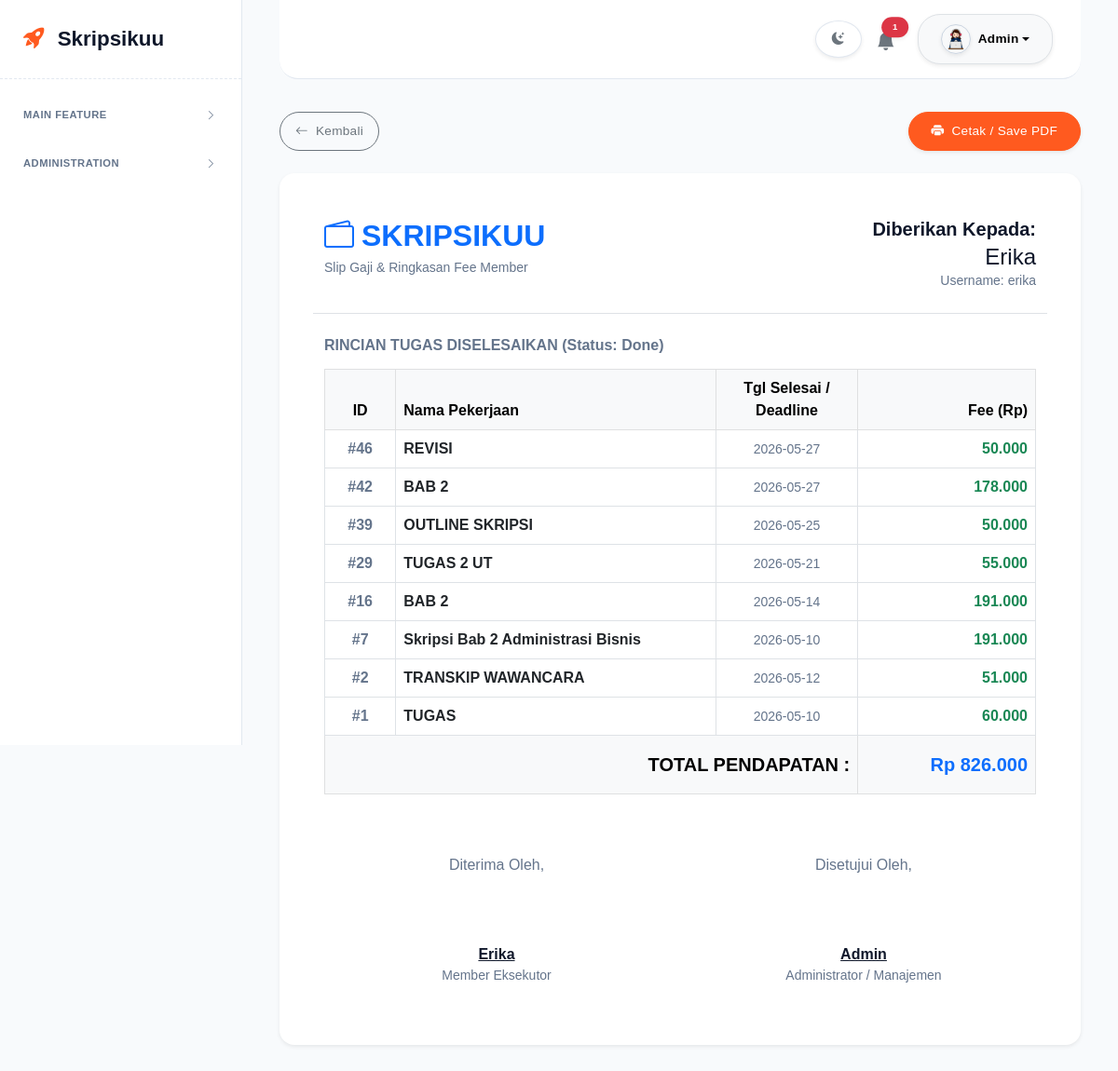
/slip_gaji?member_id=18 (signed in), run on the app's committed database.
### tables this page shows
CREATE TABLE users (
            id INTEGER PRIMARY KEY AUTOINCREMENT,
            username TEXT UNIQUE NOT NULL,
            password TEXT NOT NULL,
            nama_lengkap TEXT NOT NULL,
            role TEXT CHECK(role IN ('admin', 'reviewer', 'member')) NOT NULL
        , foto TEXT);

CREATE TABLE tugas (
            id INTEGER PRIMARY KEY AUTOINCREMENT,
            judul_tugas TEXT NOT NULL,
            deskripsi TEXT,
            deadline DATE,
            status TEXT CHECK(status IN ('To-Do', 'In Progress', 'Ready for Review', 'Revision Needed', 'Done')) DEFAULT 'To-Do',
            harga_klien REAL DEFAULT 0,
            fee_tim REAL DEFAULT 0,
            member_id INTEGER,
            reviewer_id INTEGER, file_admin TEXT, fee_admin INTEGER DEFAULT 0,
            FOREIGN KEY (member_id) REFERENCES users (id),
            FOREIGN KEY (reviewer_id) REFERENCES users (id)
        );

### rute_web.py (the view)
    @app.route('/slip_gaji')
    def slip_gaji():
        if 'loggedin' not in session or session['role'] not in ['admin', 'superadmin']:
            return redirect(url_for('dashboard'))
        member_id = request.args.get('member_id')
        if not member_id:
            flash('Pilih member dulu bos!', 'warning')
            return redirect(url_for('laporan'))
        conn = get_db_connection()
        member = conn.execute("SELECT id, nama_lengkap, username FROM users WHERE id = ?", (member_id,)).fetchone()
        tugas_selesai = conn.execute('''
            SELECT id, judul_tugas, deadline, fee_tim
            FROM tugas
            WHERE member_id = ? AND status = 'Done'
            ORDER BY id DESC
        ''', (member_id,)).fetchall()
        total_gaji = sum([t['fee_tim'] for t in tugas_selesai]) if tugas_selesai else 0
        conn.close()
        if not member:
            flash('Member ga ketemu, database error!', 'danger')
            return redirect(url_for('laporan'))
        return render_template('slip_gaji.html', member=member, tugas_selesai=tugas_selesai, total_gaji=total_gaji)

### app.py (called while the page is built)
def load_blacklist():
    if os.path.exists(FILE_BLACKLIST):
        with open(FILE_BLACKLIST, 'r') as f:
            try: return json.load(f)
            except: return []
    return []

@app.before_request
def bouncer_security():
    raw_ip = request.headers.get('X-Forwarded-For', request.remote_addr)
    ip = raw_ip.split(',')[0].strip() if raw_ip else '0.0.0.0'
    blacklist_dinamis = load_blacklist()
    if ip in BLOCKED_IPS or ip in blacklist_dinamis:
        abort(403)
    ua = request.headers.get('User-Agent', '')
    if any(bot in ua for bot in BLOCKED_UAS):
        abort(403)

@app.after_request
def izinkan_cors(response):
    domain_aman = [
        'https://skripsikuu.pythonanywhere.com',  # Web Skripsikuu sendiri
        'https://itarya.pythonanywhere.com',      # Web Monitoring lu
        'http://localhost:5000',                  # Buat lu testing di komputer lokal
        'http://127.0.0.1:5000'
    ]
    origin_masuk = request.headers.get('Origin')
    if origin_masuk in domain_aman:
        response.headers['Access-Control-Allow-Origin'] = origin_masuk
    response.headers['Access-Control-Allow-Headers'] = 'Content-Type,Authorization'
    return response

### mesin_db.py (called while the page is built)
def get_db_connection():
    db_path = os.path.join(BASE_DIR, 'dashboard_tugas.db')
    conn = sqlite3.connect(db_path, timeout=15)
    conn.row_factory = sqlite3.Row
    return conn

### templates/slip_gaji.html (shortened to what this page needs)
{% extends "base.html" %}
{% block content %}
<div class="d-flex justify-content-between align-items-center mb-4 mt-2 d-print-none">
    <a href="/laporan" class="btn btn-outline-secondary px-3"><i class="bi bi-arrow-left me-2"></i>Kembali</a>
    <button onclick="window.print()" class="btn btn-primary px-4 shadow-sm"><i class="bi bi-printer-fill me-2"></i>Cetak / Save PDF</button>
</div>
<div class="card shadow-sm border-0 p-4 p-md-5 mb-5" id="kertas-slip">
    <div class="row border-bottom pb-4 mb-4">
        <div class="col-sm-6">
            <h2 class="fw-bolder text-primary mb-0"><i class="bi bi-wallet2 me-2"></i>SKRIPSIKUU</h2>
            <p class="text-muted small mt-1 mb-0">Slip Gaji & Ringkasan Fee Member</p>
        </div>
        <div class="col-sm-6 text-sm-end mt-3 mt-sm-0">
            <h5 class="fw-bold mb-1">Diberikan Kepada:</h5>
            <h4 class="text-dark mb-0">{{ member['nama_lengkap'] }}</h4>
            <p class="text-muted small mb-0">Username: {{ member['username'] }}</p>
        </div>
    </div>
    <h6 class="fw-bold text-muted mb-3">RINCIAN TUGAS DISELESAIKAN (Status: Done)</h6>
    <div class="table-responsive">
        <table class="table table-bordered mb-0">
            <thead class="table-light text-center">
                <tr>
                    <th class="py-2" width="10%">ID</th>
                    <th class="py-2 text-start">Nama Pekerjaan</th>
                    <th class="py-2" width="20%">Tgl Selesai / Deadline</th>
                    <th class="py-2 text-end" width="25%">Fee (Rp)</th>
                </tr>
            </thead>
            <tbody>
                {% for t in tugas_selesai %}
                <tr>
                    <td class="text-center fw-bold text-muted">#{{ t['id'] }}</td>
                    <td class="fw-bold">{{ t['judul_tugas'] }}</td>
                    <td class="text-center text-muted small">{{ t['deadline'] }}</td>
                    <td class="text-end fw-bold text-success">{{ "{:,.0f}".format(t['fee_tim']).replace(',', '.') }}</td>
                </tr>
                {% else %}
                <tr>
                    <td colspan="4" class="text-center py-4 text-muted">
                        <em>Belum ada tugas yang diselesaikan. Kasihan, belum gajian. 😭</em>
                    </td>
                </tr>
                {% endfor %}
            </tbody>
            <tfoot class="table-light">
                <tr>
                    <td colspan="3" class="text-end fw-bolder py-3 fs-5">TOTAL PENDAPATAN :</td>
                    <td class="text-end fw-bolder text-primary py-3 fs-5">Rp {{ "{:,.0f}".format(total_gaji).replace(',', '.') }}</td>
                </tr>
            </tfoot>
        </table>
    </div>
    <div class="row mt-5 pt-3">
        <div class="col-6 text-center">
            <p class="mb-5 text-muted">Diterima Oleh,</p>
            <br>
            <p class="fw-bold text-dark text-decoration-underline mb-0">{{ member['nama_lengkap'] }}</p>
            <p class="text-muted small">Member Eksekutor</p>
        </div>
        <div class="col-6 text-center">
            <p class="mb-5 text-muted">Disetujui Oleh,</p>
            <br>
            <p class="fw-bold text-dark text-decoration-underline mb-0">{{ session['nama_lengkap'] }}</p>
            <p class="text-muted small">Administrator / Manajemen</p>
        </div>
    </div>
</div>
{% endblock %}

### static/style.css (style rules this page uses)
:root { --bg-canvas: #f8fafc; --bg-card: #ffffff; --bg-sidebar: #ffffff; --bg-header: #ffffff; --text-utama: #0f172a; --text-muted: #64748b; --text-nav-inactive: #475569; --border-kaca: #e2e8f0; --bg-light-box: #f1f5f9; --shadow-spectra: 0 4px 20px rgba(15, 23, 42, 0.03); }
body { font-family: 'Plus Jakarta Sans', sans-serif; background-color: var(--bg-canvas); color: var(--text-utama); overflow-x: hidden; transition: background-color 0.3s ease, color 0.3s ease; position: relative; -webkit-font-smoothing: antialiased; -moz-osx-font-smoothing: grayscale; font-weight: 400; }
.text-dark { color: var(--text-utama) !important; }
.text-muted { color: var(--text-muted) !important; }
.card { border: 1px solid var(--border-kaca); background: var(--bg-card); color: var(--text-utama); border-radius: 16px; box-shadow: var(--shadow-spectra); transition: transform 0.3s ease, box-shadow 0.3s ease, border-color 0.3s ease; }
.btn { border-radius: 24px; font-weight: 500; font-size: 0.85rem; padding: 10px 24px; letter-spacing: 0.3px; transition: all 0.2s ease-in-out; }
.btn-primary { background: #ff5a1f; border: 1px solid #ff5a1f; color: #ffffff; }
.table { color: var(--text-utama); vertical-align: middle; }

### data on the page
users: nama_lengkap "Erika", username "erika"
tugas: id "46", judul_tugas "REVISI", deadline "2026-05-27", fee_tim "50.000"
tugas: id "42", judul_tugas "BAB 2", deadline "2026-05-27", fee_tim "178.000"
tugas: id "39", judul_tugas "OUTLINE SKRIPSI", deadline "2026-05-25", fee_tim "50.000"
tugas: id "29", judul_tugas "TUGAS 2 UT", deadline "2026-05-21", fee_tim "55.000"
tugas: id "16", judul_tugas "BAB 2", deadline "2026-05-14", fee_tim "191.000"
tugas: id "7", judul_tugas "Skripsi Bab 2 Administrasi Bisnis", deadline "2026-05-10", fee_tim "191.000"
tugas: id "2", judul_tugas "TRANSKIP WAWANCARA", deadline "2026-05-12", fee_tim "51.000"
tugas: id "1", judul_tugas "TUGAS", deadline "2026-05-10", fee_tim "60.000"

### other printed values
{{ notif_count }} "1"
{{ session['nama_lengkap'] }} "Admin"
{{ "{:,.0f}".format(total_gaji).replace(',', '.') }} "826.000"
